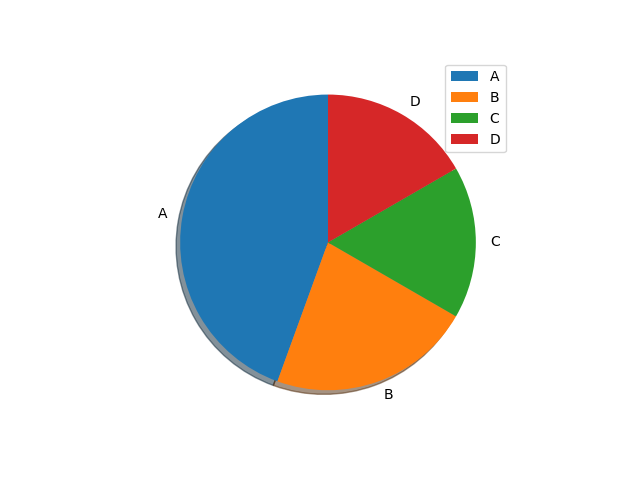

Reproduce this figure in Python.
import matplotlib.pyplot as plt
import numpy as np

y = np.array([40, 20, 15, 15])
l=(["A","B","C","D"])

plt.pie(y,labels=l,startangle=90,shadow=True)
plt.legend()
plt.show() 
